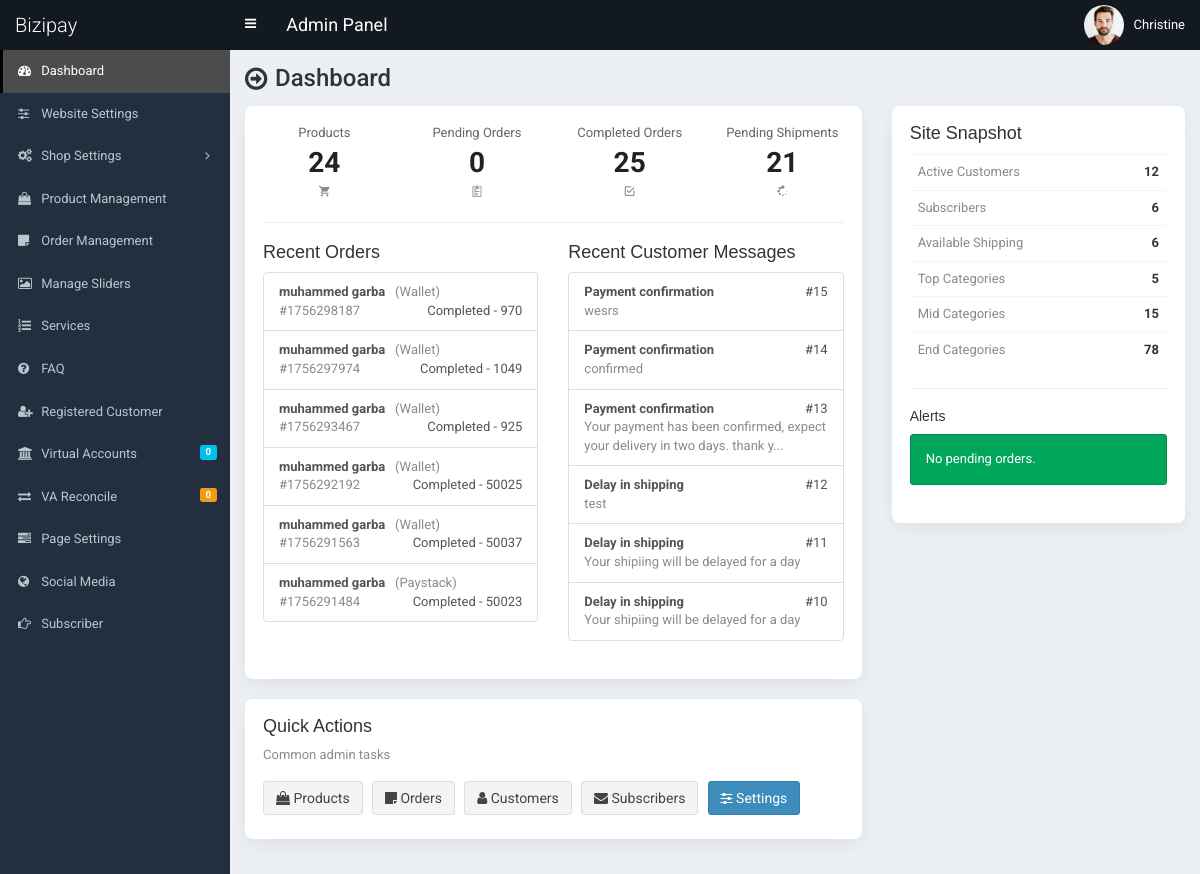
The page /admin/index.php (signed in) on the database as committed earlier.
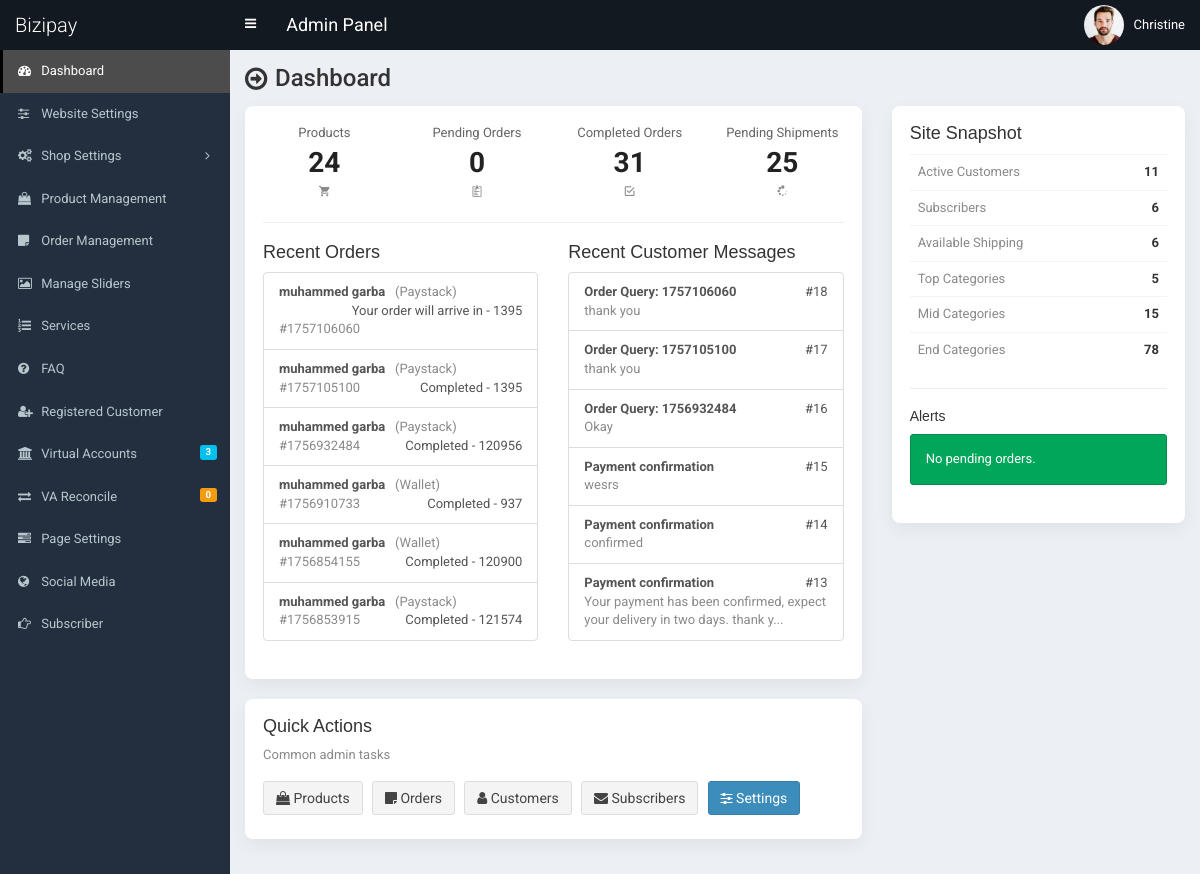
The same page on the database as committed later.
### tables this page shows
CREATE TABLE `tbl_payment` (
  `id` int(11) NOT NULL,
  `customer_id` int(11) NOT NULL,
  `customer_name` varchar(255) NOT NULL,
  `customer_email` varchar(255) NOT NULL,
  `payment_date` varchar(50) NOT NULL,
  `txnid` varchar(255) NOT NULL,
  `paid_amount` int(11) NOT NULL,
  `card_number` varchar(50) NOT NULL,
  `card_cvv` varchar(10) NOT NULL,
  `card_month` varchar(10) NOT NULL,
  `card_year` varchar(10) NOT NULL,
  `bank_transaction_info` text NOT NULL,
  `payment_method` varchar(20) NOT NULL,
  `payment_status` varchar(25) NOT NULL,
  `shipping_status` varchar(20) NOT NULL,
  `payment_id` varchar(255) NOT NULL
);

CREATE TABLE `tbl_customer_message` (
  `customer_message_id` int(11) NOT NULL,
  `subject` varchar(255) NOT NULL,
  `message` text NOT NULL,
  `order_detail` text NOT NULL,
  `cust_id` int(11) NOT NULL
);

### admin/index.php (the view, shortened to what the changed rows need)
<?php require_once('header.php'); ?>
<section class="content-header">
	<h1>Dashboard</h1>
</section>
<?php
$statement = $pdo->prepare("SELECT * FROM tbl_customer WHERE cust_status='1'");
$statement->execute();
$total_customers = $statement->rowCount();
$statement = $pdo->prepare("SELECT * FROM tbl_payment WHERE payment_status=?");
$statement->execute(array('Completed'));
$total_order_completed = $statement->rowCount();
$statement = $pdo->prepare("SELECT * FROM tbl_payment WHERE payment_status=? AND shipping_status=?");
$statement->execute(array('Completed','Pending'));
$total_order_complete_shipping_pending = $statement->rowCount();
?>
<section class="content">
	<div class="row">
		<div class="col-md-8">
			<div class="dashboard-card">
				<div class="row">
					<div class="col-sm-3 text-center">
						<div class="stat-title">Completed Orders</div>
						<div class="stat-value"><?php echo $total_order_completed; ?></div>
						<div class="small-muted"><i class="ionicons ion-android-checkbox-outline"></i></div>
					</div>
					<div class="col-sm-3 text-center">
						<div class="stat-title">Pending Shipments</div>
						<div class="stat-value"><?php echo $total_order_complete_shipping_pending; ?></div>
						<div class="small-muted"><i class="ionicons ion-load-a"></i></div>
					</div>
				</div>
				<div class="row">
					<div class="col-sm-6">
						<div class="list-group">
						<?php
						$st = $pdo->prepare("SELECT payment_id, customer_name, paid_amount, payment_method, payment_status FROM tbl_payment ORDER BY id DESC LIMIT 6");
						$st->execute();
						$orders = $st->fetchAll(PDO::FETCH_ASSOC);
						if($orders){
							foreach($orders as $o){
								echo '<a class="list-group-item" href="order.php?payment_id='.htmlentities($o['payment_id']).'">';
								echo '<strong>'.htmlentities($o['customer_name']).'</strong> &nbsp; <span class="small-muted">('.htmlentities($o['payment_method']).')</span>';
								echo '<div class="pull-right">'.htmlentities($o['payment_status']).' - '.htmlentities($o['paid_amount']).'</div>';
								echo '<br><small class="small-muted">#'.htmlentities($o['payment_id']).'</small>';
								echo '</a>';
							}
						} else {
							echo '<div class="small-muted">No recent orders</div>';
						}
						?>
						</div>
					</div>
					<div class="col-sm-6">
						<div class="list-group">
						<?php
						$stm = $pdo->prepare("SELECT customer_message_id, subject, message, cust_id FROM tbl_customer_message ORDER BY customer_message_id DESC LIMIT 6");
						$stm->execute();
						$msgs = $stm->fetchAll(PDO::FETCH_ASSOC);
						if($msgs){
							foreach($msgs as $m){
								echo '<a class="list-group-item" href="customer-message.php?cust_id='.urlencode($m['cust_id']).'">';
								echo '<strong>'.htmlentities($m['subject']).'</strong>';
								echo '<div class="pull-right">#'.htmlentities($m['customer_message_id']).'</div>';
								echo '<br><small class="small-muted">'.htmlentities(mb_strimwidth(strip_tags($m['message']),0,80,'...')).'</small>';
								echo '</a>';
							}
						} else {
							echo '<div class="small-muted">No recent messages</div>';
						}
						?>
						</div>
					</div>
				</div>
			</div>
		</div>
		<div class="col-md-4">
			<div class="dashboard-card">
				<table class="table table-borderless">
					<tr><td class="small-muted">Active Customers</td><td class="text-right"><strong><?php echo $total_customers; ?></strong></td></tr>
				</table>
			</div>
		</div>
	</div>
</section>
<?php require_once('footer.php'); ?>

### admin/header.php (shortened to what the changed rows need)
<?php
include("inc/config.php");
?>
<!DOCTYPE html>
<html>
<head>
	<link rel="stylesheet" href="css/bootstrap.min.css">
	<link rel="stylesheet" href="css/font-awesome.min.css">
	<link rel="stylesheet" href="css/ionicons.min.css">
	<link rel="stylesheet" href="css/datepicker3.css">
	<link rel="stylesheet" href="css/all.css">
	<link rel="stylesheet" href="css/select2.min.css">
	<link rel="stylesheet" href="css/dataTables.bootstrap.css">
	<link rel="stylesheet" href="css/jquery.fancybox.css">
	<link rel="stylesheet" href="css/AdminLTE.min.css">
	<link rel="stylesheet" href="css/_all-skins.min.css">
	<link rel="stylesheet" href="css/on-off-switch.css"/>
	<link rel="stylesheet" href="css/summernote.css">
	<link rel="stylesheet" href="style.css">
</head>
<body class="hold-transition fixed skin-blue sidebar-mini">
	<div class="wrapper">
  		<?php $cur_page = substr($_SERVER["SCRIPT_NAME"],strrpos($_SERVER["SCRIPT_NAME"],"/")+1); ?>
<?php
$va_total = 0;
try {
	$st = $pdo->prepare("SELECT COUNT(*) FROM tbl_virtual_account");
	$st->execute();
	$va_total = (int)$st->fetchColumn();
} catch (Exception $e) {
}
?>
  		<aside class="main-sidebar">
    		<section class="sidebar">
      			<ul class="sidebar-menu">
						<li class="treeview <?php if( ($cur_page == 'virtual-accounts.php') || ($cur_page == 'virtual-account-view.php') ) {echo 'active';} ?>">
						  <a href="virtual-accounts.php">
						    <i class="fa fa-bank"></i> <span>Virtual Accounts</span>
						    <small class="label pull-right bg-aqua" style="margin-right:8px;"><?php echo $va_total; ?></small>
						  </a>
						</li>
      			</ul>
    		</section>
  		</aside>
  		<div class="content-wrapper">

Rows that differ between the two databases and show on the page:
no longer on this page (row unchanged): tbl_payment: customer_name "muhammed garba", payment_method "Wallet", payment_status "Completed", paid_amount "970", payment "1756298187"
no longer on this page (row unchanged): tbl_payment: customer_name "muhammed garba", payment_method "Wallet", payment_status "Completed", paid_amount "1049", payment "1756297974"
no longer on this page (row unchanged): tbl_payment: customer_name "muhammed garba", payment_method "Wallet", payment_status "Completed", paid_amount "925", payment "1756293467"
no longer on this page (row unchanged): tbl_payment: customer_name "muhammed garba", payment_method "Wallet", payment_status "Completed", paid_amount "50025", payment "1756292192"
no longer on this page (row unchanged): tbl_payment: customer_name "muhammed garba", payment_method "Wallet", payment_status "Completed", paid_amount "50037", payment "1756291563"
no longer on this page (row unchanged): tbl_payment: customer_name "muhammed garba", payment_method "Paystack", payment_status "Completed", paid_amount "50023", payment "1756291484"
no longer on this page (row unchanged): tbl_customer_message: subject "Delay in shipping", customer_message_id "12", message "test"
no longer on this page (row unchanged): tbl_customer_message: subject "Delay in shipping", customer_message_id "11", message "Your shipiing will be delayed for a day"
no longer on this page (row unchanged): tbl_customer_message: subject "Delay in shipping", customer_message_id "10", message "Your shipiing will be delayed for a day"
added tbl_payment: customer_name "muhammed garba", payment_method "Paystack", payment_status "Your order will arrive in", paid_amount "1395", payment "1757106060"
added tbl_payment: customer_name "muhammed garba", payment_method "Paystack", payment_status "Completed", paid_amount "1395", payment "1757105100"
added tbl_payment: customer_name "muhammed garba", payment_method "Paystack", payment_status "Completed", paid_amount "120956", payment "1756932484"
added tbl_payment: customer_name "muhammed garba", payment_method "Wallet", payment_status "Completed", paid_amount "937", payment "1756910733"
added tbl_payment: customer_name "muhammed garba", payment_method "Wallet", payment_status "Completed", paid_amount "120900", payment "1756854155"
added tbl_payment: customer_name "muhammed garba", payment_method "Paystack", payment_status "Completed", paid_amount "121574", payment "1756853915"
added tbl_customer_message: subject "Order Query: 1757106060", customer_message_id "18", message "thank you"
added tbl_customer_message: subject "Order Query: 1757105100", customer_message_id "17", message "thank you"
added tbl_customer_message: subject "Order Query: 1756932484", customer_message_id "16", message "Okay"
Other text that changed with them:
$va_total: "0" → "3"
$total_order_completed: "25" → "31"
$total_order_complete_shipping_pending: "21" → "25"
$total_customers: "12" → "11"
